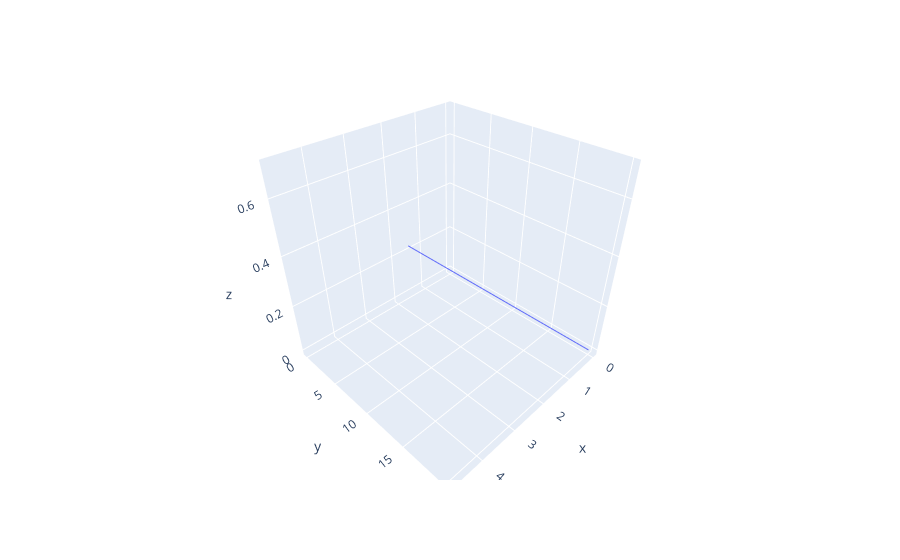

The cell this chart's notebook holds for it:
### Code cell
arcs = res.x
pivots, vecs, norms = chain(arcs)

print(pivots)
print(vecs)
print(norms)

df = pd.DataFrame(pivots, columns=['x', 'y', 'z'])
print(df)

fig = px.line_3d(df, x='x', y='y', z='z')
fig.show()

### Figure 1 — Plotly figure (JSON) as saved in the notebook; plotly's stock layout.template omitted (floating-point values rounded to 4 significant figures)
{"data": [{"hovertemplate": "x=%{x}<br>y=%{y}<br>z=%{z}<extra></extra>", "legendgroup": "", "line": {"color": "#636efa", "dash": "solid"}, "mode": "lines", "name": "", "scene": "scene", "showlegend": false, "type": "scatter3d", "x": [0, 0, 4.749, -0.000145], "y": [0, 10, 16.4, 20.0], "z": [0, 0, 0.6983, -2.128e-05]}], "layout": {"legend": {"tracegroupgap": 0}, "margin": {"t": 60}, "scene": {"domain": {"x": [0, 1], "y": [0, 1]}, "xaxis": {"title": {"text": "x"}}, "yaxis": {"title": {"text": "y"}}, "zaxis": {"title": {"text": "z"}}}}}
